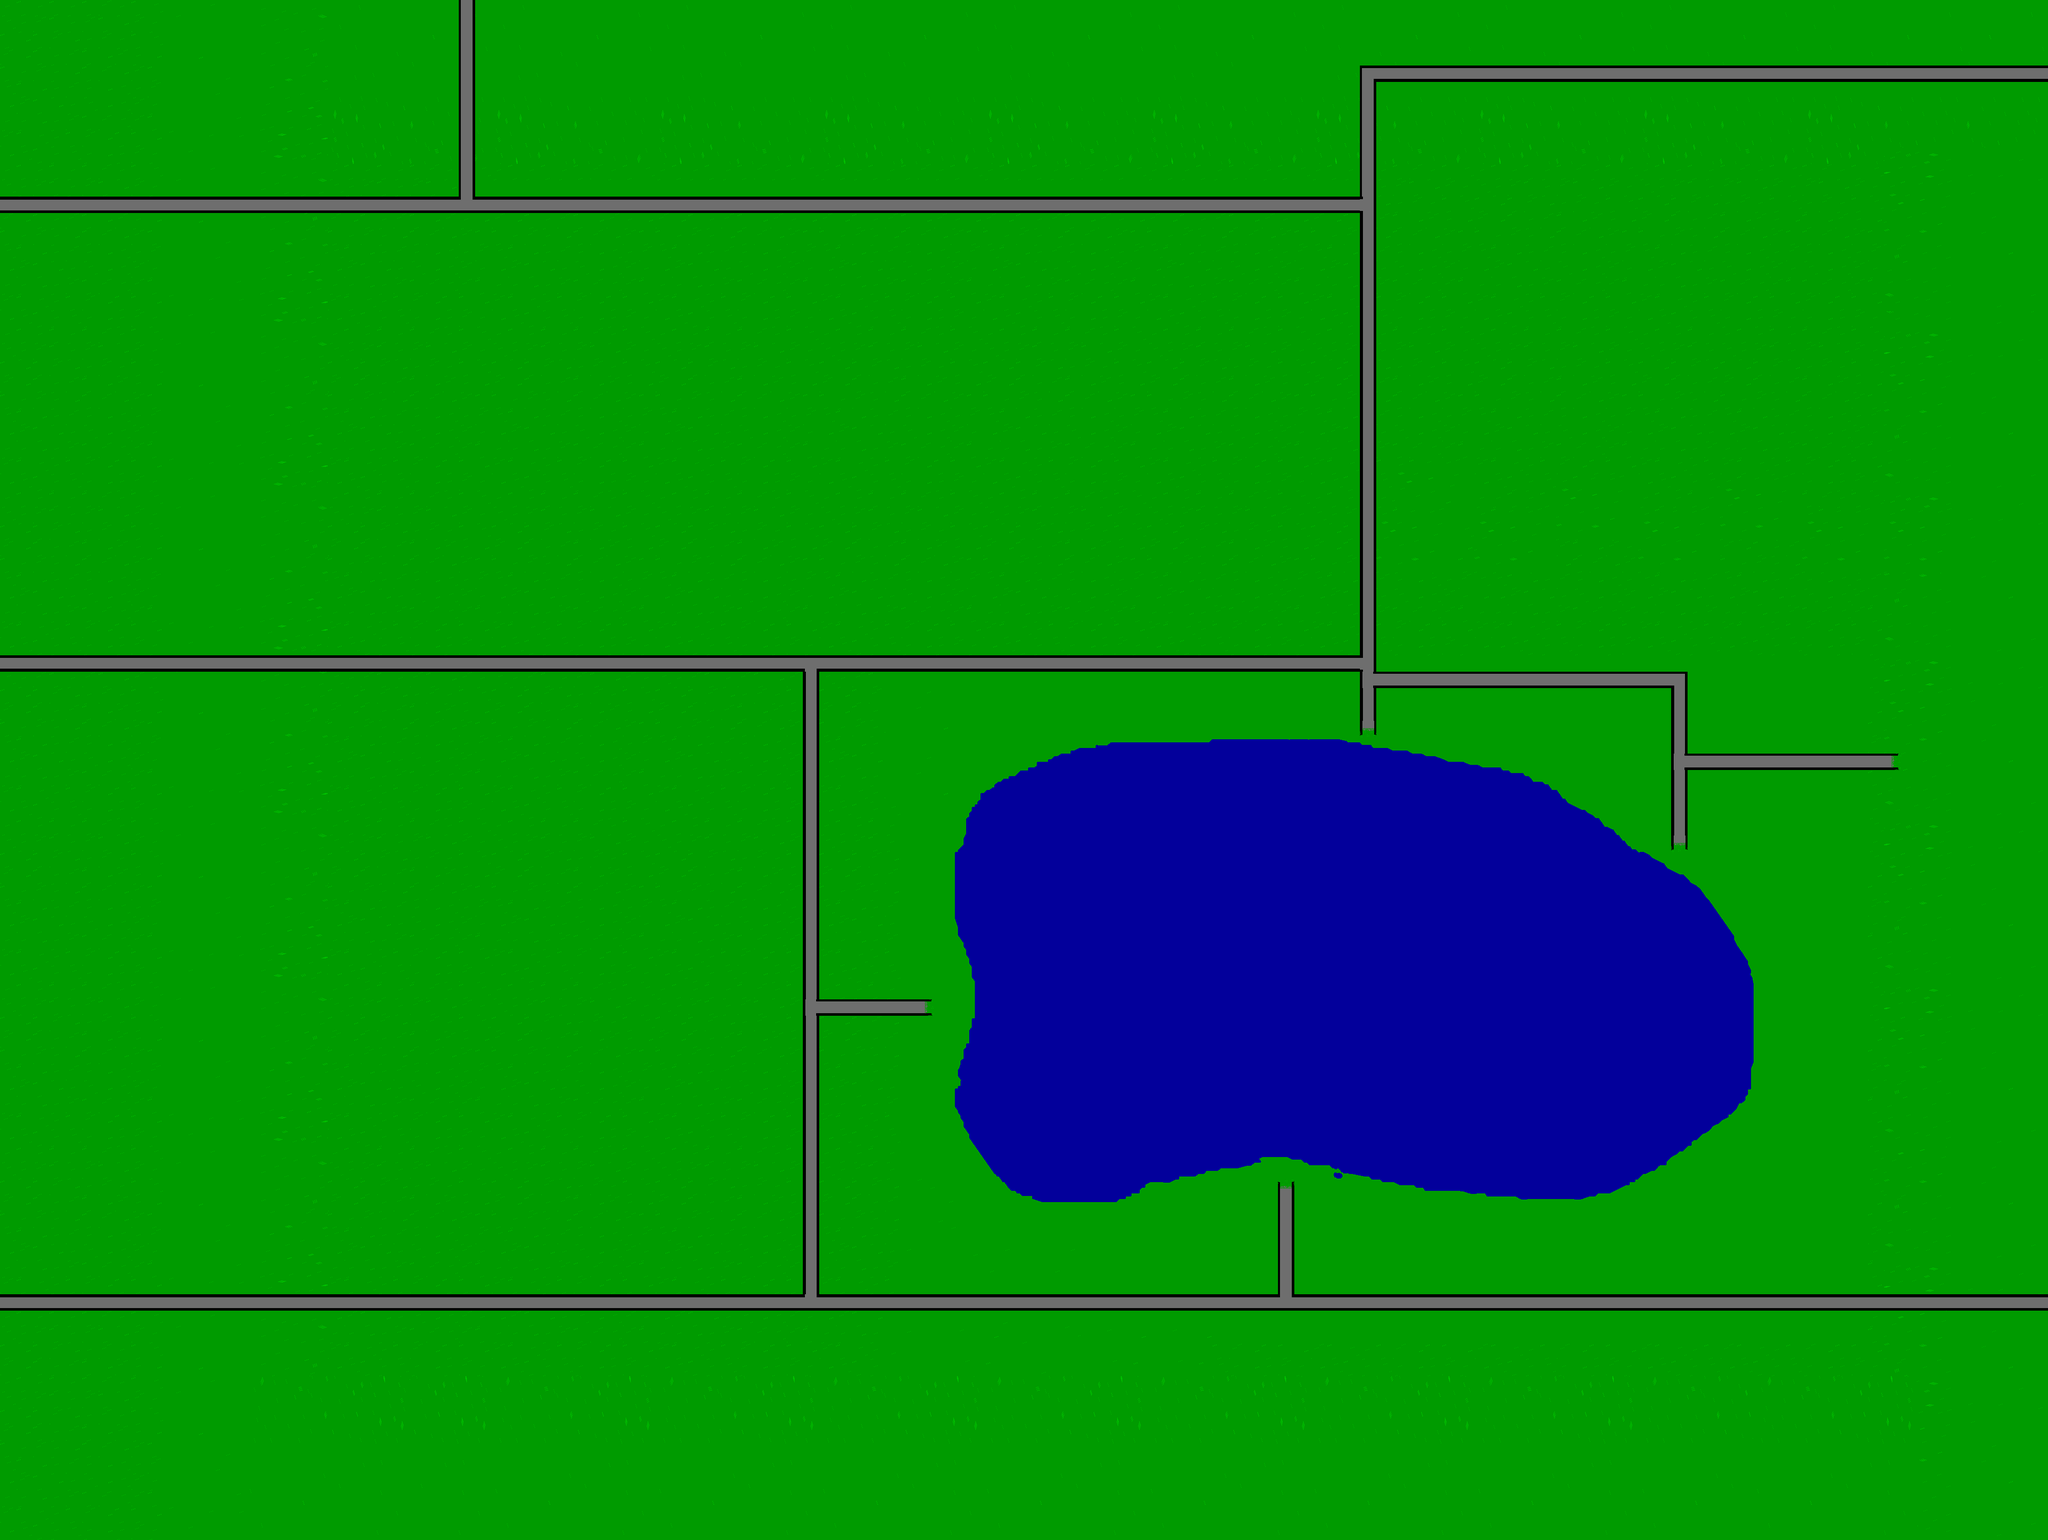

This is a level from a 2D game, rendered from its Tiled map with the project's own tilesets. A one-line summary and the map file follow, with tile-layer data summarised:
An orthogonal 125x94 tile map with 32x32 px tiles, 1 tile layer (Tile Layer 1).

<map version="1.10" tiledversion="1.11.2" orientation="orthogonal" renderorder="right-down" width="125" height="94" tilewidth="32" tileheight="32" infinite="0" nextlayerid="2" nextobjectid="1">
 <tileset firstgid="1" source="tileset1.tsx" />
 <layer id="1" name="Tile Layer 1" width="125" height="94">
  <data>[11750 cells, 11750 non-empty, 2355 distinct tile ids]</data>
 </layer>
</map>
